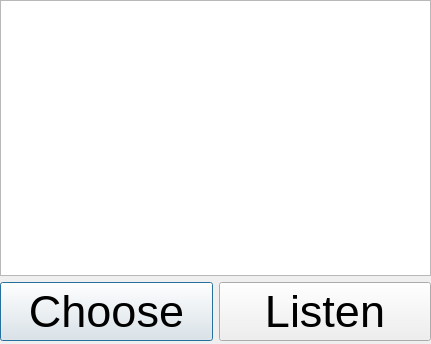
<?xml version="1.0" encoding="UTF-8"?>
<ui version="4.0">
 <class>ChooseAudio</class>
 <widget class="QDialog" name="ChooseAudio">
  <property name="geometry">
   <rect>
    <x>0</x>
    <y>0</y>
    <width>431</width>
    <height>344</height>
   </rect>
  </property>
  <property name="minimumSize">
   <size>
    <width>431</width>
    <height>344</height>
   </size>
  </property>
  <property name="maximumSize">
   <size>
    <width>431</width>
    <height>344</height>
   </size>
  </property>
  <property name="windowTitle">
   <string>Dialog</string>
  </property>
  <widget class="QWidget" name="layoutWidget">
   <property name="geometry">
    <rect>
     <x>0</x>
     <y>0</y>
     <width>431</width>
     <height>341</height>
    </rect>
   </property>
   <layout class="QVBoxLayout" name="verticalLayout">
    <item>
     <widget class="QListWidget" name="listAudio">
      <property name="font">
       <font>
        <pointsize>20</pointsize>
       </font>
      </property>
     </widget>
    </item>
    <item>
     <layout class="QHBoxLayout" name="horizontalLayout">
      <item>
       <widget class="QPushButton" name="choose">
        <property name="sizePolicy">
         <sizepolicy hsizetype="Minimum" vsizetype="Minimum">
          <horstretch>0</horstretch>
          <verstretch>0</verstretch>
         </sizepolicy>
        </property>
        <property name="font">
         <font>
          <pointsize>34</pointsize>
         </font>
        </property>
        <property name="text">
         <string>Choose</string>
        </property>
       </widget>
      </item>
      <item>
       <widget class="QPushButton" name="listen">
        <property name="sizePolicy">
         <sizepolicy hsizetype="Minimum" vsizetype="Minimum">
          <horstretch>0</horstretch>
          <verstretch>0</verstretch>
         </sizepolicy>
        </property>
        <property name="font">
         <font>
          <pointsize>34</pointsize>
         </font>
        </property>
        <property name="text">
         <string>Listen</string>
        </property>
       </widget>
      </item>
     </layout>
    </item>
   </layout>
  </widget>
 </widget>
 <resources/>
 <connections/>
</ui>
